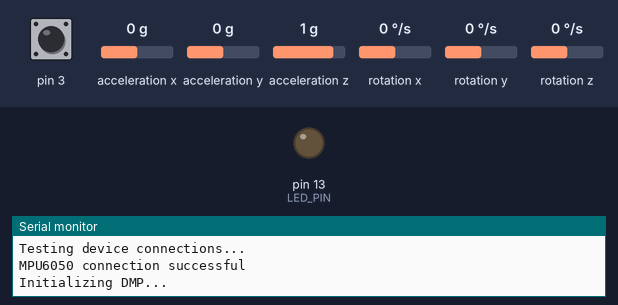
This sketch was run on a simulated Arduino Leonardo, built with avr-gcc and run on an emulated ATmega32U4. Parts: output pins drawn as LEDs (lit = HIGH), the last lines printed to the serial monitor. Dashed ring = blinking. Inputs (shaded band) come from the test bench; at power-on: acceleration x 0 g, pin 3 HIGH, acceleration y 0 g, acceleration z 1 g, rotation x 0 °/s, rotation y 0 °/s, rotation z 0 °/s. The ROS host is connected and sends only what is stated; the sensor or clock chip raises its interrupt line as the real part does.

Above: at 0.1 s.
At 1.27 s:
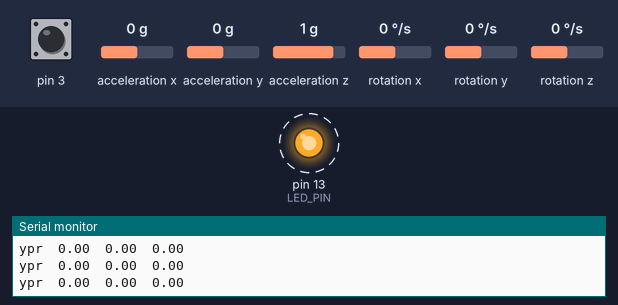
1.8 s: acceleration x set to 0.8 g
Timing chart, 0 to 10.8 s (numbered marks = the images above; inputs shaded):
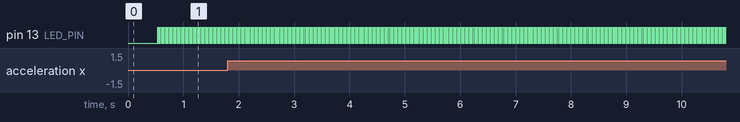

Measured:
- by itself, pin 13 (LED_PIN): alternates HIGH for 0.01 s and LOW for 0.01 s

The sketch:

MPU6050_DMP6.ino
```cpp
// I2C device class (I2Cdev) demonstration Arduino sketch for MPU6050 class using DMP (MotionApps v2.0)
// 6/21/2012 by Jeff Rowberg <jeff@rowberg.net>
// Updates should (hopefully) always be available at https://github.com/jrowberg/i2cdevlib
//
// Changelog:
//      2013-05-08 - added seamless Fastwire support
//                 - added note about gyro calibration
//      2012-06-21 - added note about Arduino 1.0.1 + Leonardo compatibility error
//      2012-06-20 - improved FIFO overflow handling and simplified read process
//      2012-06-19 - completely rearranged DMP initialization code and simplification
//      2012-06-13 - pull gyro and accel data from FIFO packet instead of reading directly
//      2012-06-09 - fix broken FIFO read sequence and change interrupt detection to RISING
//      2012-06-05 - add gravity-compensated initial reference frame acceleration output
//                 - add 3D math helper file to DMP6 example sketch
//                 - add Euler output and Yaw/Pitch/Roll output formats
//      2012-06-04 - remove accel offset clearing for better results (thanks Sungon Lee)
//      2012-06-01 - fixed gyro sensitivity to be 2000 deg/sec instead of 250
//      2012-05-30 - basic DMP initialization working

/* ============================================
I2Cdev device library code is placed under the MIT license
Copyright (c) 2012 Jeff Rowberg

Permission is hereby granted, free of charge, to any person obtaining a copy
of this software and associated documentation files (the "Software"), to deal
in the Software without restriction, including without limitation the rights
to use, copy, modify, merge, publish, distribute, sublicense, and/or sell
copies of the Software, and to permit persons to whom the Software is
furnished to do so, subject to the following conditions:

The above copyright notice and this permission notice shall be included in
all copies or substantial portions of the Software.

THE SOFTWARE IS PROVIDED "AS IS", WITHOUT WARRANTY OF ANY KIND, EXPRESS OR
IMPLIED, INCLUDING BUT NOT LIMITED TO THE WARRANTIES OF MERCHANTABILITY,
FITNESS FOR A PARTICULAR PURPOSE AND NONINFRINGEMENT. IN NO EVENT SHALL THE
AUTHORS OR COPYRIGHT HOLDERS BE LIABLE FOR ANY CLAIM, DAMAGES OR OTHER
LIABILITY, WHETHER IN AN ACTION OF CONTRACT, TORT OR OTHERWISE, ARISING FROM,
OUT OF OR IN CONNECTION WITH THE SOFTWARE OR THE USE OR OTHER DEALINGS IN
THE SOFTWARE.
===============================================
*/
//ros includes
#include <ros.h>
#include <std_msgs/Float32.h>

// I2Cdev and MPU6050 must be installed as libraries, or else the .cpp/.h files
// for both classes must be in the include path of your project
#include "I2Cdev.h"

#include "MPU6050_6Axis_MotionApps20.h"
//#include "MPU6050.h" // not necessary if using MotionApps include file

// Arduino Wire library is required if I2Cdev I2CDEV_ARDUINO_WIRE implementation
// is used in I2Cdev.h
#if I2CDEV_IMPLEMENTATION == I2CDEV_ARDUINO_WIRE
    #include "Wire.h"
#endif

// class default I2C address is 0x68
// specific I2C addresses may be passed as a parameter here
// AD0 low = 0x68 (default for SparkFun breakout and InvenSense evaluation board)
// AD0 high = 0x69
MPU6050 mpu;
//MPU6050 mpu(0x69); // <-- use for AD0 high

/* =========================================================================
   NOTE: In addition to connection 3.3v, GND, SDA, and SCL, this sketch
   depends on the MPU-6050's INT pin being connected to the Arduino's
   external interrupt #0 pin. On the Arduino Uno and Mega 2560, this is
   digital I/O pin 2.
 * ========================================================================= */

/* =========================================================================
   NOTE: Arduino v1.0.1 with the Leonardo board generates a compile error
   when using Serial.write(buf, len). The Teapot output uses this method.
   The solution requires a modification to the Arduino USBAPI.h file, which
   is fortunately simple, but annoying. This will be fixed in the next IDE
   release. For more info, see these links:

   http://arduino.cc/forum/index.php/topic,109987.0.html
   http://code.google.com/p/arduino/issues/detail?id=958
 * ========================================================================= */


// uncomment "OUTPUT_READABLE_QUATERNION" if you want to see the actual
// quaternion components in a [w, x, y, z] format (not best for parsing
// on a remote host such as Processing or something though)
//#define OUTPUT_READABLE_QUATERNION

// uncomment "OUTPUT_READABLE_EULER" if you want to see Euler angles
// (in degrees) calculated from the quaternions coming from the FIFO.
// Note that Euler angles suffer from gimbal lock (for more info, see
// http://en.wikipedia.org/wiki/Gimbal_lock)
//#define OUTPUT_READABLE_EULER

// uncomment "OUTPUT_READABLE_YAWPITCHROLL" if you want to see the yaw/
// pitch/roll angles (in degrees) calculated from the quaternions coming
// from the FIFO. Note this also requires gravity vector calculations.
// Also note that yaw/pitch/roll angles suffer from gimbal lock (for
// more info, see: http://en.wikipedia.org/wiki/Gimbal_lock)
#define OUTPUT_READABLE_YAWPITCHROLL

// uncomment "OUTPUT_READABLE_REALACCEL" if you want to see acceleration
// components with gravity removed. This acceleration reference frame is
// not compensated for orientation, so +X is always +X according to the
// sensor, just without the effects of gravity. If you want acceleration
// compensated for orientation, us OUTPUT_READABLE_WORLDACCEL instead.
//#define OUTPUT_READABLE_REALACCEL

// uncomment "OUTPUT_READABLE_WORLDACCEL" if you want to see acceleration
// components with gravity removed and adjusted for the world frame of
// reference (yaw is relative to initial orientation, since no magnetometer
// is present in this case). Could be quite handy in some cases.
//#define OUTPUT_READABLE_WORLDACCEL

// uncomment "OUTPUT_TEAPOT" if you want output that matches the
// format used for the InvenSense teapot demo
//#define OUTPUT_TEAPOT


#define LED_PIN 13 // (Arduino is 13, Teensy is 11, Teensy++ is 6)
bool blinkState = false;

// MPU control/status vars
bool dmpReady = false;  // set true if DMP init was successful
uint8_t mpuIntStatus;   // holds actual interrupt status byte from MPU
uint8_t devStatus;      // return status after each device operation (0 = success, !0 = error)
uint16_t packetSize;    // expected DMP packet size (default is 42 bytes)
uint16_t fifoCount;     // count of all bytes currently in FIFO
uint8_t fifoBuffer[64]; // FIFO storage buffer

// orientation/motion vars
Quaternion q;           // [w, x, y, z]         quaternion container
VectorInt16 aa;         // [x, y, z]            accel sensor measurements
VectorInt16 aaReal;     // [x, y, z]            gravity-free accel sensor measurements
VectorInt16 aaWorld;    // [x, y, z]            world-frame accel sensor measurements
VectorFloat gravity;    // [x, y, z]            gravity vector
float euler[3];         // [psi, theta, phi]    Euler angle container
float ypr[3];           // [yaw, pitch, roll]   yaw/pitch/roll container and gravity vector

// packet structure for InvenSense teapot demo
uint8_t teapotPacket[14] = { '$', 0x02, 0,0, 0,0, 0,0, 0,0, 0x00, 0x00, '\r', '\n' };


// ================================================================
// ===               INTERRUPT DETECTION ROUTINE                ===
// ================================================================

volatile bool mpuInterrupt = false;     // indicates whether MPU interrupt pin has gone high
void dmpDataReady() {
    mpuInterrupt = true;
}

//ros edit
ros::NodeHandle nh;

std_msgs::Float32 yaw_msg;
std_msgs::Float32 pitch_msg;
std_msgs::Float32 roll_msg;
ros::Publisher yaw_pub("yaw", &yaw_msg);
ros::Publisher pitch_pub("pitch", &pitch_msg);
ros::Publisher roll_pub("roll", &roll_msg);

// ================================================================
// ===                      INITIAL SETUP                       ===
// ================================================================

void setup() {
    // join I2C bus (I2Cdev library doesn't do this automatically)
    #if I2CDEV_IMPLEMENTATION == I2CDEV_ARDUINO_WIRE
        Wire.begin();
        TWBR = 24; // 400kHz I2C clock (200kHz if CPU is 8MHz)
    #elif I2CDEV_IMPLEMENTATION == I2CDEV_BUILTIN_FASTWIRE
        Fastwire::setup(400, true);
    #endif

    // initialize serial communication
    // (115200 chosen because it is required for Teapot Demo output, but it's
    // really up to you depending on your project)
    nh.getHardware()->setBaud(115200);
    Serial.begin(115200);
    while (!Serial); // wait for Leonardo enumeration, others continue immediately

    // NOTE: 8MHz or slower host processors, like the Teensy @ 3.3v or Ardunio
    // Pro Mini running at 3.3v, cannot handle this baud rate reliably due to
    // the baud timing being too misaligned with processor ticks. You must use
    // 38400 or slower in these cases, or use some kind of external separate
    // crystal solution for the UART timer.

    // initialize device
    Serial.println(F("Initializing I2C devices..."));
    mpu.initialize();

    // verify connection
    Serial.println(F("Testing device connections..."));
    Serial.println(mpu.testConnection() ? F("MPU6050 connection successful") : F("MPU6050 connection failed"));

    // wait for ready
//    Serial.println(F("\nSend any character to begin DMP programming and demo: "));
//    while (Serial.available() && Serial.read()); // empty buffer
//    while (!Serial.available());                 // wait for data
//    while (Serial.available() && Serial.read()); // empty buffer again

    nh.initNode();
    nh.advertise(yaw_pub);
    nh.advertise(pitch_pub);
    nh.advertise(roll_pub);
    // load and configure the DMP
    Serial.println(F("Initializing DMP..."));
    devStatus = mpu.dmpInitialize();

    // supply your own gyro offsets here, scaled for min sensitivity
    mpu.setXGyroOffset(220);
    mpu.setYGyroOffset(76);
    mpu.setZGyroOffset(-85);
    mpu.setZAccelOffset(1788); // 1688 factory default for my test chip

    // make sure it worked (returns 0 if so)
    if (devStatus == 0) {
        // turn on the DMP, now that it's ready
        Serial.println(F("Enabling DMP..."));
        mpu.setDMPEnabled(true);

        // enable Arduino interrupt detection
        Serial.println(F("Enabling interrupt detection (Arduino external interrupt 0)..."));
        attachInterrupt(0, dmpDataReady, RISING);
        mpuIntStatus = mpu.getIntStatus();

        // set our DMP Ready flag so the main loop() function knows it's okay to use it
        Serial.println(F("DMP ready! Waiting for first interrupt..."));
        dmpReady = true;

        // get expected DMP packet size for later comparison
        packetSize = mpu.dmpGetFIFOPacketSize();
    } else {
        // ERROR!
        // 1 = initial memory load failed
        // 2 = DMP configuration updates failed
        // (if it's going to break, usually the code will be 1)
        Serial.print(F("DMP Initialization failed (code "));
        Serial.print(devStatus);
        Serial.println(F(")"));
    }

    // configure LED for output
    pinMode(LED_PIN, OUTPUT);
}


// ================================================================
// ===                    MAIN PROGRAM LOOP                     ===
// ================================================================

void loop() {
    // if programming failed, don't try to do anything
    if (!dmpReady) return;

    // wait for MPU interrupt or extra packet(s) available
    while (!mpuInterrupt && fifoCount < packetSize) {
        // other program behavior stuff here
        // .
        // .
        // .
        // if you are really paranoid you can frequently test in between other
        // stuff to see if mpuInterrupt is true, and if so, "break;" from the
        // while() loop to immediately process the MPU data
        // .
        // .
        // .
    }

    // reset interrupt flag and get INT_STATUS byte
    mpuInterrupt = false;
    mpuIntStatus = mpu.getIntStatus();

    // get current FIFO count
    fifoCount = mpu.getFIFOCount();

    // check for overflow (this should never happen unless our code is too inefficient)
    if ((mpuIntStatus & 0x10) || fifoCount == 1024) {
        // reset so we can continue cleanly
        mpu.resetFIFO();
        Serial.println(F("FIFO overflow!"));

    // otherwise, check for DMP data ready interrupt (this should happen frequently)
    } else if (mpuIntStatus & 0x02) {
        // wait for correct available data length, should be a VERY short wait
        while (fifoCount < packetSize) fifoCount = mpu.getFIFOCount();

        // read a packet from FIFO
        mpu.getFIFOBytes(fifoBuffer, packetSize);

        // track FIFO count here in case there is > 1 packet available
        // (this lets us immediately read more without waiting for an interrupt)
        fifoCount -= packetSize;

//        String rosOutput;

        #ifdef OUTPUT_READABLE_QUATERNION
            // display quaternion values in easy matrix form: w x y z
            mpu.dmpGetQuaternion(&q, fifoBuffer);

            Serial.print("quat\t");
            Serial.print(q.w);
            Serial.print("\t");
            Serial.print(q.x);
            Serial.print("\t");
            Serial.print(q.y);
            Serial.print("\t");
            Serial.println(q.z);
        #endif

        #ifdef OUTPUT_READABLE_EULER
            // display Euler angles in degrees
            mpu.dmpGetQuaternion(&q, fifoBuffer);
            mpu.dmpGetEuler(euler, &q);
            Serial.print("euler\t");
            Serial.print(euler[0] * 180/M_PI);
            Serial.print("\t");
            Serial.print(euler[1] * 180/M_PI);
            Serial.print("\t");
            Serial.println(euler[2] * 180/M_PI);
        #endif

        #ifdef OUTPUT_READABLE_YAWPITCHROLL
            // display Euler angles in degrees
            mpu.dmpGetQuaternion(&q, fifoBuffer);
            mpu.dmpGetGravity(&gravity, &q);
            mpu.dmpGetYawPitchRoll(ypr, &q, &gravity);
            Serial.print("ypr\t");
            Serial.print(ypr[0] * 180/M_PI);
            Serial.print("\t");
            Serial.print(ypr[1] * 180/M_PI);
            Serial.print("\t");
            Serial.println(ypr[2] * 180/M_PI);

//
//std_msgs::Float32 yaw_msg;
//std_msgs::Float32 pitch_msg;
//std_msgs::Float32 roll_msg;
//ros::Publisher yaw_pub("yaw", &yaw_msg);
//ros::Publisher pitch_pub("pitch", &pitch_msg);
//ros::Publisher roll_msg("roll", &roll_msg;

            yaw_msg.data = ypr[0] * 180/M_PI;
            pitch_msg.data = ypr[1] * 180/M_PI;
            roll_msg.data = ypr[2] * 180/M_PI;

            yaw_pub.publish(&yaw_msg);
            pitch_pub.publish(&pitch_msg);
            roll_pub.publish(&roll_msg);

            nh.spinOnce();
        #endif

        #ifdef OUTPUT_READABLE_REALACCEL
            // display real acceleration, adjusted to remove gravity
            mpu.dmpGetQuaternion(&q, fifoBuffer);
            mpu.dmpGetAccel(&aa, fifoBuffer);
            mpu.dmpGetGravity(&gravity, &q);
            mpu.dmpGetLinearAccel(&aaReal, &aa, &gravity);
            Serial.print("areal\t");
            Serial.print(aaReal.x);
            Serial.print("\t");
            Serial.print(aaReal.y);
            Serial.print("\t");
            Serial.println(aaReal.z);
        #endif

        #ifdef OUTPUT_READABLE_WORLDACCEL
            // display initial world-frame acceleration, adjusted to remove gravity
            // and rotated based on known orientation from quaternion
            mpu.dmpGetQuaternion(&q, fifoBuffer);
            mpu.dmpGetAccel(&aa, fifoBuffer);
            mpu.dmpGetGravity(&gravity, &q);
            mpu.dmpGetLinearAccel(&aaReal, &aa, &gravity);
            mpu.dmpGetLinearAccelInWorld(&aaWorld, &aaReal, &q);
            Serial.print("aworld\t");
            Serial.print(aaWorld.x);
            Serial.print("\t");
            Serial.print(aaWorld.y);
            Serial.print("\t");
            Serial.println(aaWorld.z);
        #endif

        #ifdef OUTPUT_TEAPOT
            // display quaternion values in InvenSense Teapot demo format:
            teapotPacket[2] = fifoBuffer[0];
            teapotPacket[3] = fifoBuffer[1];
            teapotPacket[4] = fifoBuffer[4];
            teapotPacket[5] = fifoBuffer[5];
            teapotPacket[6] = fifoBuffer[8];
            teapotPacket[7] = fifoBuffer[9];
            teapotPacket[8] = fifoBuffer[12];
            teapotPacket[9] = fifoBuffer[13];
            Serial.write(teapotPacket, 14);
            teapotPacket[11]++; // packetCount, loops at 0xFF on purpose
        #endif

        // blink LED to indicate activity
        blinkState = !blinkState;
        digitalWrite(LED_PIN, blinkState);
    }
}
```
